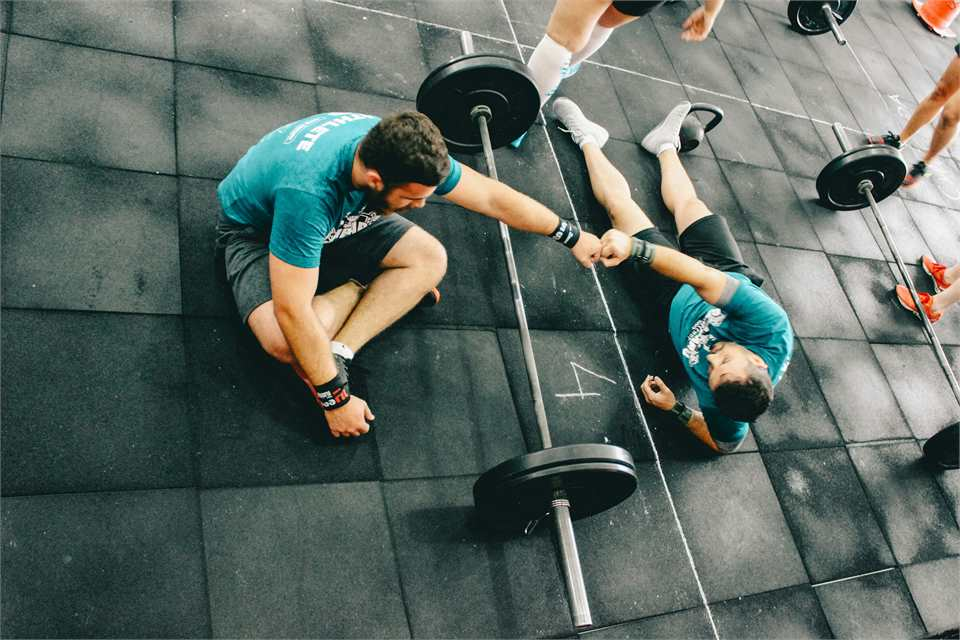
#> input picture apps/mobile/assets/toolbox/toolbox-data.jpg, 960 x 640 px
$ python -i plate_tracker.py   (imports and definitions only)
#> lines starting #> are read from the running program, lines starting #| are printed output that depends on the picture
#> further down, picture is the input picture: shape (640, 960, 3); mean B, G, R 98.7, 105.3, 93.5
"""Barbell plate detection and tracking.

Every frame is searched for near-perfect circles (OpenCV HOUGH_GRADIENT_ALT,
which ignores the many partial arcs in a gym: rack holes, cables, mirrors).
Concentric rims of the same plate are merged, detections are linked into
tracks across frames, and the plate is the track whose vertical motion best
follows the lifter's body. Choosing by motion rather than distance matters
because a camera beside the bar end sees the plate well away from the hands
or shoulders. The known plate diameter then gives a metric scale on the plane
of the plate.
"""
from dataclasses import dataclass, field
from typing import Callable, Dict, List, Optional, Tuple

import cv2
import numpy as np

from plate_follow import follow_plate
from pose_features import interpolate_gaps, smooth

DETECT_SIDE = 640
MIN_RADIUS_SHARE = 0.05
MAX_RADIUS_SHARE = 0.35
CIRCLE_QUALITY = 0.75
CONCENTRIC_SHARE = 0.2
TRACK_EXPIRY_S = 1.0
MIN_TRACK_FRAMES = 15
MIN_COVERAGE = 0.5
MIN_BODY_CORRELATION = 0.6
GAP_FILL_S = 0.4


@dataclass
class PlateTrack:
    # Smoothed plate centers for drawing and posture rules.
    centers: np.ndarray
    # Unsmoothed (gaps filled) centers: rep timing must not be blurred by smoothing.
    raw_centers: np.ndarray
    radius_px: float
    lock_frame: int
    coverage: float
    scale_m_per_px: float
    radius_spread: float
    body_correlation: Optional[float]
    confidence: str


@dataclass
class _Track:
    points: Dict[int, Tuple[float, float]] = field(default_factory=dict)
    radii: List[float] = field(default_factory=list)
    last_frame: int = -1

    @property
    def radius(self) -> float:
        return float(np.median(self.radii))

    def last_point(self) -> np.ndarray:
        return np.array(self.points[self.last_frame])


def detect_circles(frame: np.ndarray) -> List[Tuple[float, float, float]]:
    """Plate candidates in full-resolution pixels; concentric rims merged, largest radius kept."""
    scale = min(1.0, DETECT_SIDE / max(1, min(frame.shape[:2])))
#> scale = 1
    small = frame if scale == 1.0 else cv2.resize(frame, None, fx=scale, fy=scale, interpolation=cv2.INTER_AREA)
    gray = cv2.GaussianBlur(cv2.cvtColor(small, cv2.COLOR_BGR2GRAY), (5, 5), 1.5)
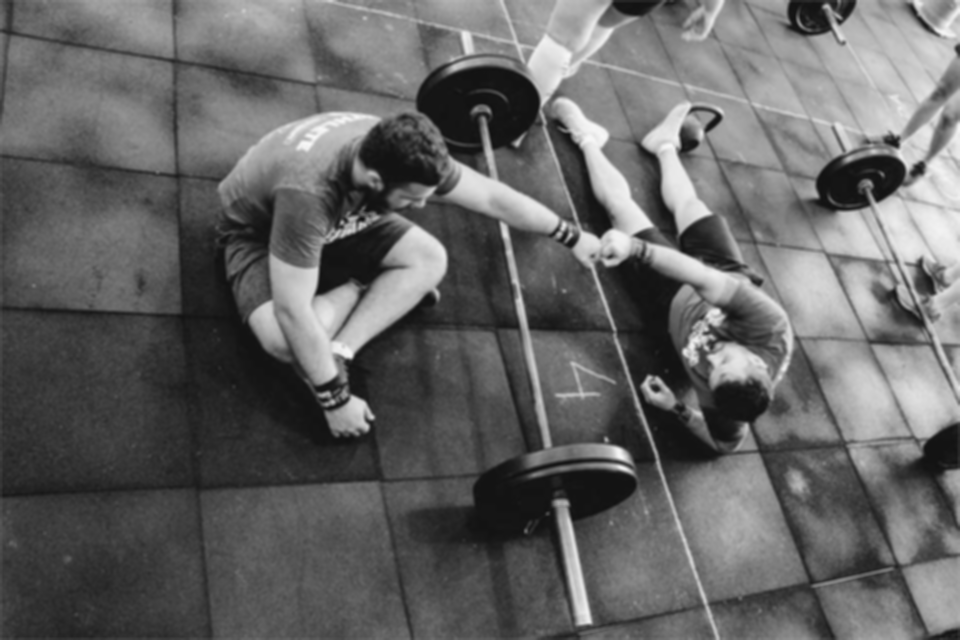
#> gray: shape (640, 960); min 17, max 247, mean 101
    shortest = min(gray.shape[:2])
#> shortest = 640
    found = cv2.HoughCircles(
        gray,
        cv2.HOUGH_GRADIENT_ALT,
        dp=1.5,
        minDist=max(8.0, shortest * 0.05),
        param1=150,
        param2=CIRCLE_QUALITY,
        minRadius=int(shortest * MIN_RADIUS_SHARE),
        maxRadius=int(shortest * MAX_RADIUS_SHARE),
    )
#> found = [[294, 298.5, 57.44]]
    if found is None:
        return []
    merged: List[List[float]] = []
    for x, y, r in sorted(found[0].tolist(), key=lambda item: -item[2]):
        owner = next((m for m in merged if np.hypot(x - m[0], y - m[1]) <= CONCENTRIC_SHARE * m[2]), None)
        if owner is None:
            merged.append([x, y, r])
#> this loop made 1 pass
#> after the loop, merged = [[294, 298.5, 57.44]]
    return [(x / scale, y / scale, r / scale) for x, y, r in merged]


# [182 lines left out: functions _link, _correlation, _track_series, _on_head, _pick_track, _edge_distance and 2 more, not called in this run]

>>> import cv2
>>> picture = cv2.imread('../../apps/mobile/assets/toolbox/toolbox-data.jpg')
>>> result = detect_circles(picture)
#> result = [(294, 298.5, 57.44)]

$ run again, on apps/mobile/assets/toolbox/toolbox-calculator.jpg
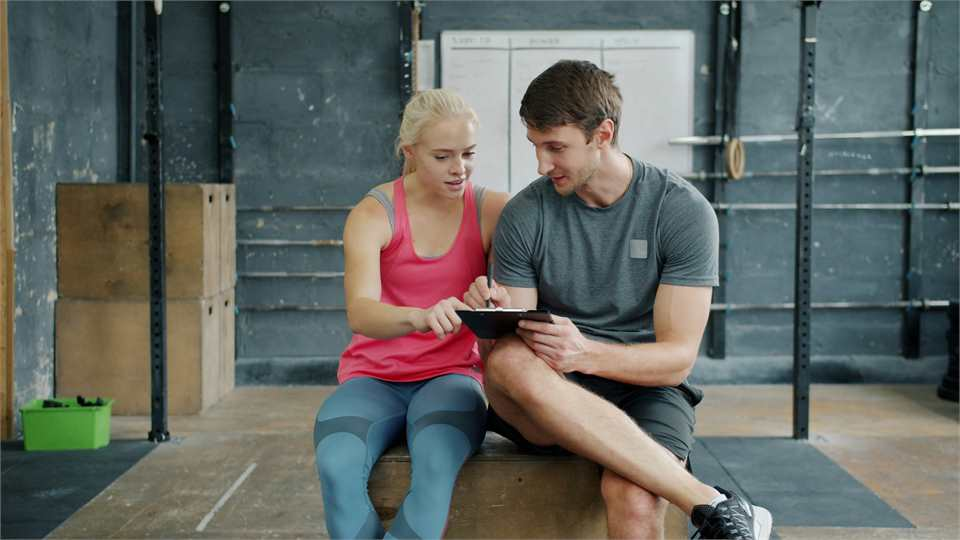
#> input picture apps/mobile/assets/toolbox/toolbox-calculator.jpg, 960 x 540 px
#> picture is the input picture: shape (540, 960, 3); mean B, G, R 98.7, 103.1, 99.4
#> in detect_circles, `gray = cv2.GaussianBlur(cv2.cvtColor(small, cv2.COLOR_BGR2GRAY), (5, 5..`:
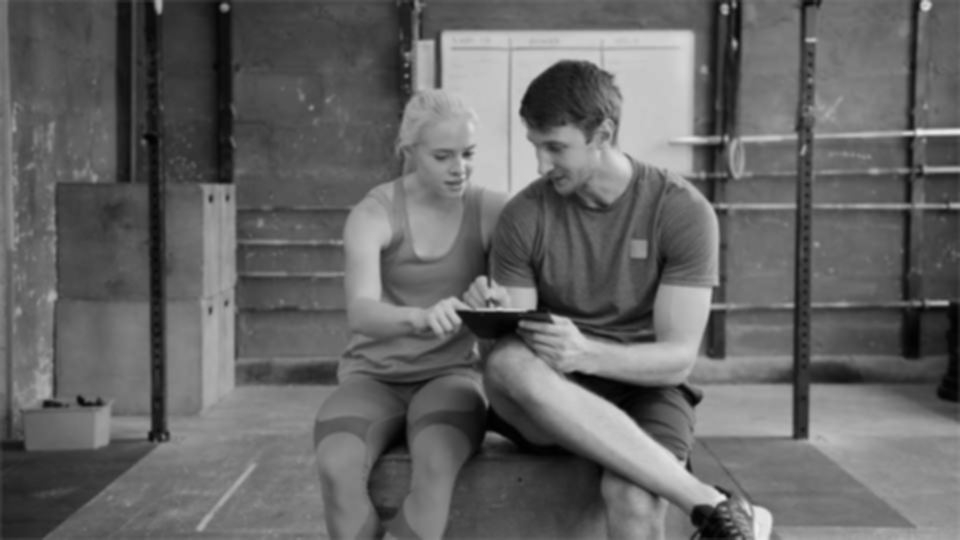
#> gray: shape (540, 960); min 1, max 236, mean 101.4
#> found = [[571.5, 247.5, 80.92], [522, 388.5, 39.58]]
#> the loop in detect_circles, `for x, y, r in sorted(found[0].tolist(), key=lambda item: -item[2]):` made 2 passes
#> result = [(571.5, 247.5, 80.92), (522, 388.5, 39.58)]

$ run again, on apps/mobile/assets/toolbox/toolbox-locations.jpg
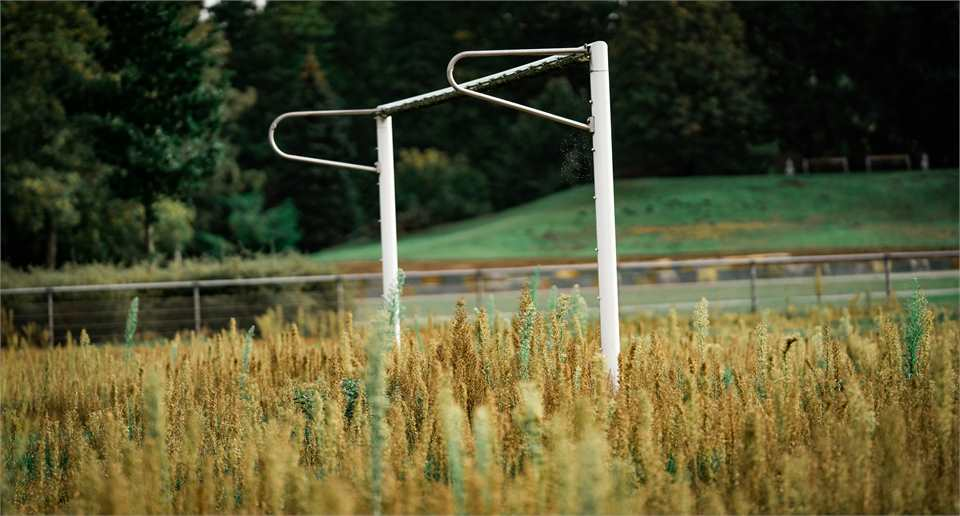
#> input picture apps/mobile/assets/toolbox/toolbox-locations.jpg, 960 x 516 px
#> picture is the input picture: shape (516, 960, 3); mean B, G, R 48.5, 82.3, 83.5
#> in detect_circles, `gray = cv2.GaussianBlur(cv2.cvtColor(small, cv2.COLOR_BGR2GRAY), (5, 5..`:
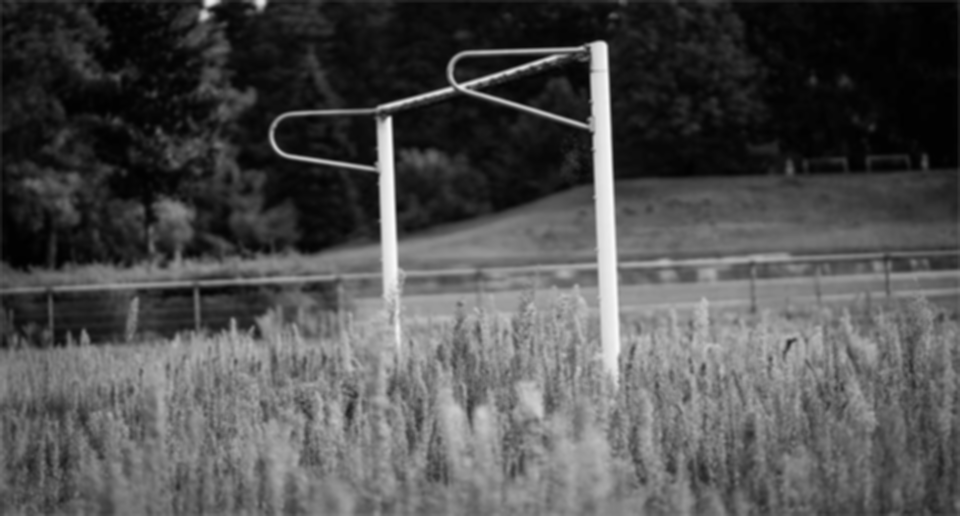
#> gray: shape (516, 960); min 1, max 250, mean 78.7
#> found = None
#> result = []

$ run again, on apps/mobile/assets/toolbox/toolbox-power-analysis.jpg
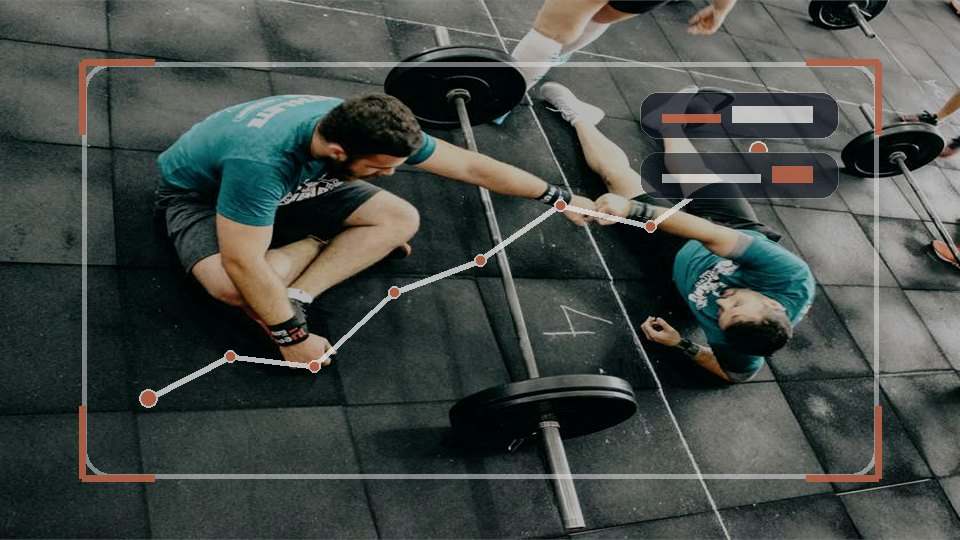
#> input picture apps/mobile/assets/toolbox/toolbox-power-analysis.jpg, 960 x 540 px
#> picture is the input picture: shape (540, 960, 3); mean B, G, R 71.2, 75.2, 69.1
#> in detect_circles, `gray = cv2.GaussianBlur(cv2.cvtColor(small, cv2.COLOR_BGR2GRAY), (5, 5..`:
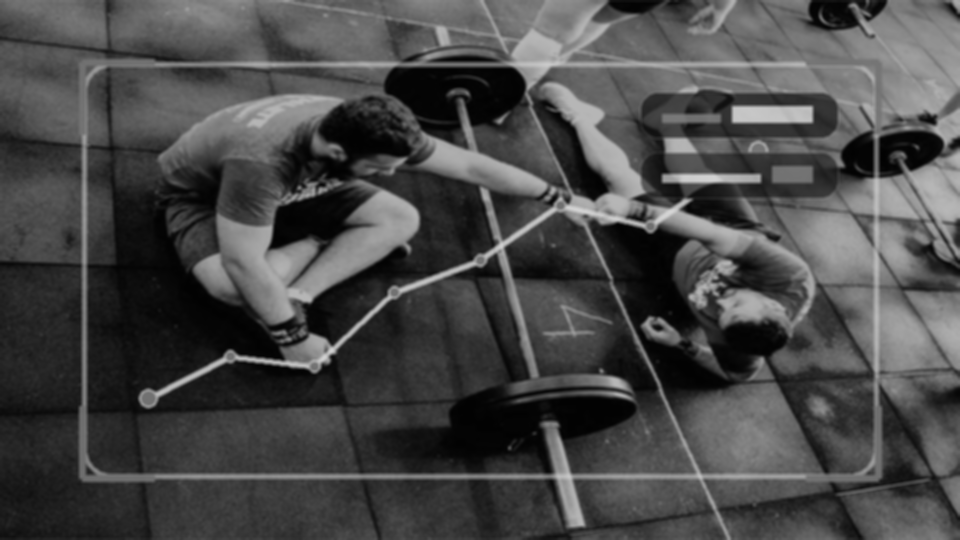
#> gray: shape (540, 960); min 2, max 213, mean 72.9
#> found = [[643.5, 114, 101], [558, 291, 75.94], [792, 180, 88.23], [748.5, 286.5, 60.68], [135, 109.5, 54.75], [723, 432, 42.02]]
#> the loop in detect_circles, `for x, y, r in sorted(found[0].tolist(), key=lambda item: -item[2]):` made 6 passes
#> after the loop in detect_circles, `for x, y, r in sorted(found[0].tolist(), key=lambda item: -item[2]):`: merged = [[643.5, 114, 101], [792, 180, 88.23], [558, 291, 75.94], [748.5, 286.5, 60.68], [135, 109.5, 54.75], [723, 432, 42.02]]
#> result = [(643.5, 114, 101), (792, 180, 88.23), (558, 291, 75.94), (748.5, 286.5, 60.68), (135, 109.5, 54.75), (723, 432, 42.02)]
